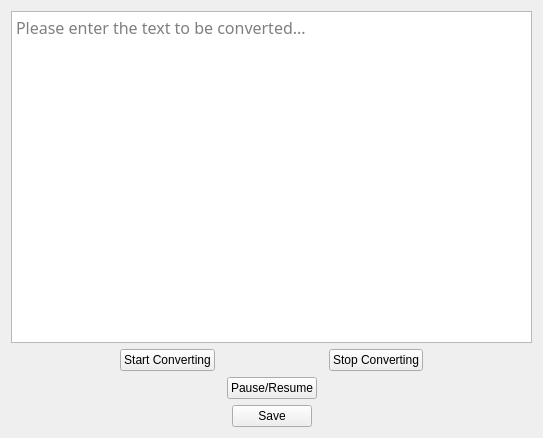
<?xml version="1.0" encoding="UTF-8"?>
<ui version="4.0">
 <class>Form</class>
 <widget class="QWidget" name="Form">
  <property name="geometry">
   <rect>
    <x>0</x>
    <y>0</y>
    <width>543</width>
    <height>438</height>
   </rect>
  </property>
  <property name="windowTitle">
   <string>Form</string>
  </property>
  <layout class="QVBoxLayout" name="verticalLayout_2">
   <item>
    <layout class="QVBoxLayout" name="verticalLayout">
     <item>
      <widget class="QTextEdit" name="textEdit_text">
       <property name="font">
        <font>
         <family>宋体</family>
         <pointsize>12</pointsize>
        </font>
       </property>
       <property name="placeholderText">
        <string>Please enter the text to be converted...</string>
       </property>
      </widget>
     </item>
     <item>
      <layout class="QHBoxLayout" name="horizontalLayout_3">
       <item>
        <spacer name="horizontalSpacer_2">
         <property name="orientation">
          <enum>Qt::Horizontal</enum>
         </property>
         <property name="sizeHint" stdset="0">
          <size>
           <width>40</width>
           <height>20</height>
          </size>
         </property>
        </spacer>
       </item>
       <item>
        <widget class="QPushButton" name="pushButton_start_conv">
         <property name="text">
          <string>Start Converting</string>
         </property>
        </widget>
       </item>
       <item>
        <spacer name="horizontalSpacer_4">
         <property name="orientation">
          <enum>Qt::Horizontal</enum>
         </property>
         <property name="sizeHint" stdset="0">
          <size>
           <width>40</width>
           <height>20</height>
          </size>
         </property>
        </spacer>
       </item>
       <item>
        <widget class="QPushButton" name="pushButton_stop_conv">
         <property name="text">
          <string>Stop Converting</string>
         </property>
        </widget>
       </item>
       <item>
        <spacer name="horizontalSpacer">
         <property name="orientation">
          <enum>Qt::Horizontal</enum>
         </property>
         <property name="sizeHint" stdset="0">
          <size>
           <width>40</width>
           <height>20</height>
          </size>
         </property>
        </spacer>
       </item>
      </layout>
     </item>
     <item>
      <layout class="QHBoxLayout" name="horizontalLayout_2">
       <item>
        <spacer name="horizontalSpacer_6">
         <property name="orientation">
          <enum>Qt::Horizontal</enum>
         </property>
         <property name="sizeHint" stdset="0">
          <size>
           <width>40</width>
           <height>20</height>
          </size>
         </property>
        </spacer>
       </item>
       <item>
        <widget class="QPushButton" name="pushButton_pause_resume">
         <property name="text">
          <string>Pause/Resume</string>
         </property>
        </widget>
       </item>
       <item>
        <spacer name="horizontalSpacer_5">
         <property name="orientation">
          <enum>Qt::Horizontal</enum>
         </property>
         <property name="sizeHint" stdset="0">
          <size>
           <width>40</width>
           <height>20</height>
          </size>
         </property>
        </spacer>
       </item>
      </layout>
     </item>
     <item>
      <layout class="QHBoxLayout" name="horizontalLayout">
       <item>
        <spacer name="horizontalSpacer_7">
         <property name="orientation">
          <enum>Qt::Horizontal</enum>
         </property>
         <property name="sizeHint" stdset="0">
          <size>
           <width>40</width>
           <height>20</height>
          </size>
         </property>
        </spacer>
       </item>
       <item>
        <widget class="QPushButton" name="pushButton_save">
         <property name="text">
          <string>Save</string>
         </property>
        </widget>
       </item>
       <item>
        <spacer name="horizontalSpacer_8">
         <property name="orientation">
          <enum>Qt::Horizontal</enum>
         </property>
         <property name="sizeHint" stdset="0">
          <size>
           <width>40</width>
           <height>20</height>
          </size>
         </property>
        </spacer>
       </item>
      </layout>
     </item>
    </layout>
   </item>
  </layout>
 </widget>
 <resources/>
 <connections/>
</ui>
